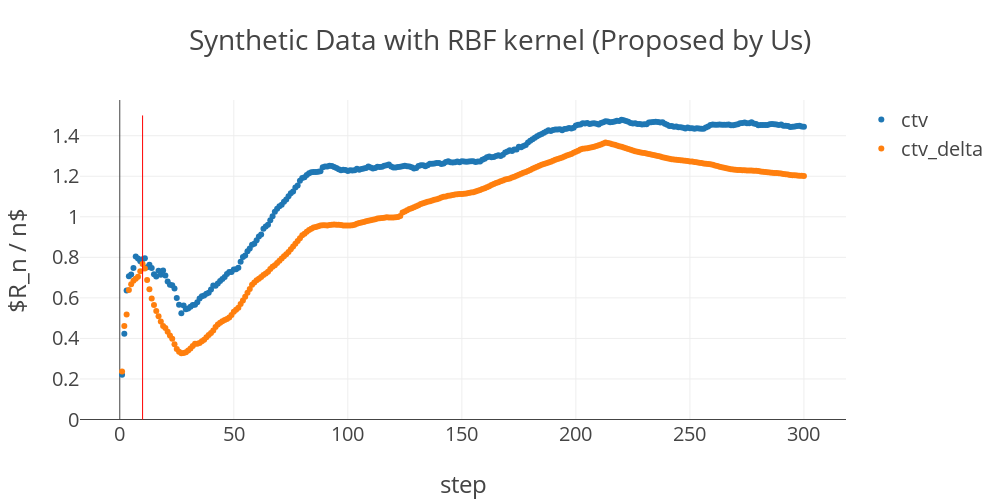

Write notebook code for a chart like this one.
### Code cell
target_dir = './results/20190505/'
#trial_values_normal = np.loadtxt(target_dir + 'syn_tv_and_time_dep_rbf_normal.csv', delimiter=',')
#trial_values_dtv = np.loadtxt(target_dir + 'syn_tv_and_time_dep_rbf_dtv.csv', delimiter=',')
target_dir = './results/20190428/'
trial_values_ctv = - np.loadtxt(target_dir + 'syn_tv_and_time_dep_rbf_ctv.csv', delimiter=',')
trial_values_ctv_delta = - np.loadtxt(target_dir + 'syn_tv_and_time_dep_rbf_ctv_delta.csv', delimiter=',')

def calc_avg_cum_regrets(trial_values, best_values):
    cum_regret = 0.
    avg_cum_regrets = []
    for t, (best_value, trial_value) in enumerate(zip(best_values, trial_values)):
        cum_regret += best_value - trial_value
        avg_cum_regrets.append(cum_regret / (t + 1))
    return avg_cum_regrets

#avg_cum_regrets_normal = calc_avg_cum_regrets(trial_values_normal, best_values)
#avg_cum_regrets_dtv = calc_avg_cum_regrets(trial_values_dtv, best_values)
avg_cum_regrets_ctv= calc_avg_cum_regrets(trial_values_ctv, best_values)
avg_cum_regrets_ctv_delta = calc_avg_cum_regrets(trial_values_ctv_delta, best_values)

data = [
    #go.Scatter(x=np.arange(len(avg_cum_regrets_normal)) + 1, y=avg_cum_regrets_normal, mode='markers', name='Srinivas et al. 2010'),
    #go.Scatter(x=np.arange(len(avg_cum_regrets_dtv)) + 1, y=avg_cum_regrets_dtv, mode='markers', name='Bogunovic et al. 2016'),
    go.Scatter(x=np.arange(len(avg_cum_regrets_ctv)) + 1, y=avg_cum_regrets_ctv, mode='markers', name='ctv'),
    go.Scatter(x=np.arange(len(avg_cum_regrets_ctv_delta)) + 1, y=avg_cum_regrets_ctv_delta, mode='markers', name='ctv_delta'),
]
layout = layout_gen('Synthetic Data with RBF kernel (Proposed by Us)')
fig = go.Figure(data=data, layout=layout)
iplot(fig, filename='syn_tv_and_time_dep_rbf')

### Figure 1 — Plotly figure (JSON) as saved in the notebook; plotly's stock layout.template omitted (floating-point values rounded to 4 significant figures; data arrays with more than 128 entries replaced by an {"elided": "..."} marker saying what was removed)
{"data": [{"mode": "markers", "name": "ctv", "type": "scatter", "uid": "14a55a59-4432-47f4-be66-a6f5872594bd", "x": {"elided": "300 int values"}, "y": {"elided": "300 float values"}}, {"mode": "markers", "name": "ctv_delta", "type": "scatter", "uid": "28ceb0f2-e88c-47cc-8a4d-2843cc3b9a78", "x": {"elided": "300 int values"}, "y": {"elided": "300 float values"}}], "layout": {"autosize": false, "font": {"size": 20}, "height": 500, "shapes": [{"line": {"color": "red", "width": 1}, "type": "line", "x0": 10, "x1": 10, "y0": 0, "y1": 1.5}], "title": {"text": "Synthetic Data with RBF kernel (Proposed by Us)"}, "width": 1000, "xaxis": {"title": {"text": "step"}}, "yaxis": {"title": {"text": "$R_n / n$"}}}}
